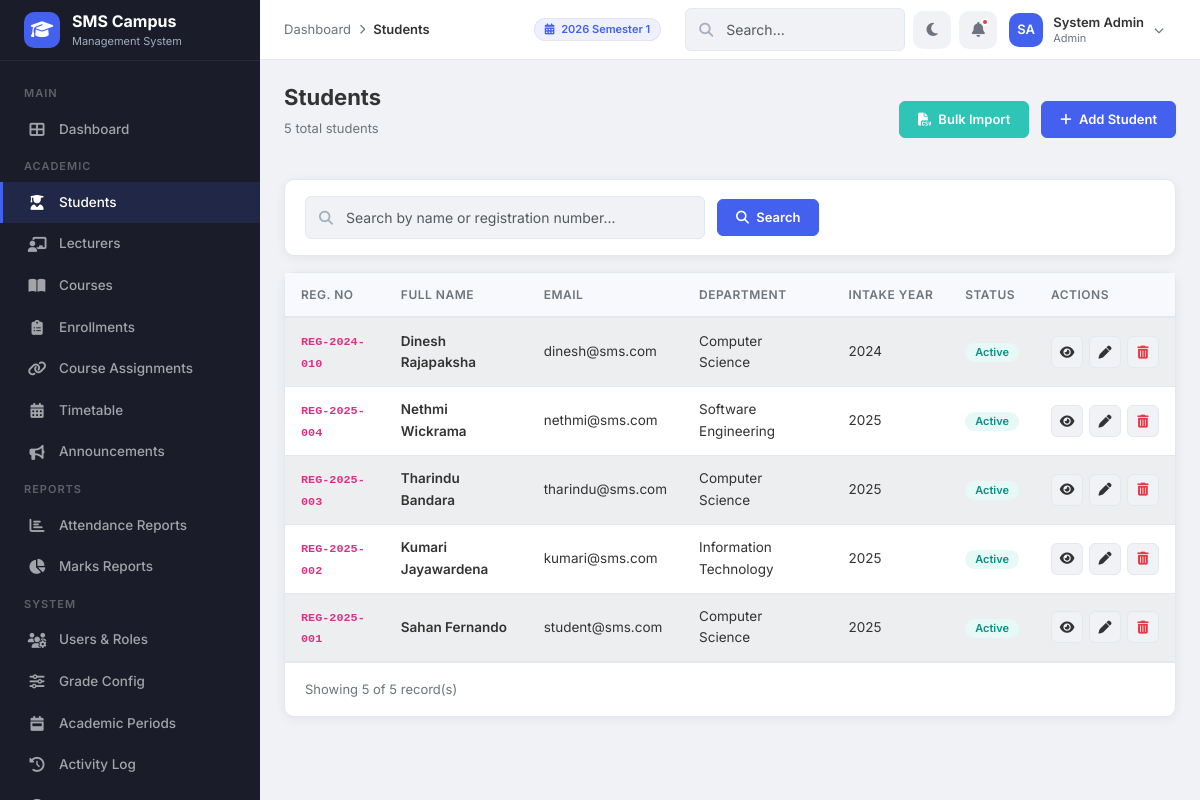
/modules/students/index.php (signed in), run on the app's committed database.
### tables this page shows
CREATE TABLE IF NOT EXISTS `academic_periods` (
    `period_id`  INT(11)      NOT NULL AUTO_INCREMENT,
    `name`       VARCHAR(100) NOT NULL,
    `start_date` DATE         NOT NULL,
    `end_date`   DATE         NOT NULL,
    `is_current` TINYINT(1)   NOT NULL DEFAULT 0,
    PRIMARY KEY (`period_id`)
);

CREATE TABLE IF NOT EXISTS `students` (
    `student_id`      INT(11)      NOT NULL AUTO_INCREMENT,
    `user_id`         INT(11)      NOT NULL,
    `registration_no` VARCHAR(50)  NOT NULL,
    `department`      VARCHAR(100) NOT NULL,
    `intake_year`     YEAR(4)      NOT NULL,
    `status`          ENUM('active','suspended','graduated') DEFAULT 'active',
    PRIMARY KEY (`student_id`),
    UNIQUE KEY `uk_students_reg` (`registration_no`),
    KEY `fk_students_user` (`user_id`),
    CONSTRAINT `fk_students_user` FOREIGN KEY (`user_id`) REFERENCES `users` (`id`) ON DELETE CASCADE
);

CREATE TABLE IF NOT EXISTS `users` (
    `id`         INT(11)      NOT NULL AUTO_INCREMENT,
    `full_name`  VARCHAR(100) NOT NULL,
    `email`      VARCHAR(100) NOT NULL,
    `password`   VARCHAR(255) NOT NULL,
    `role`       ENUM('admin','lecturer','student') NOT NULL DEFAULT 'student',
    `created_at` TIMESTAMP    NOT NULL DEFAULT CURRENT_TIMESTAMP,
    PRIMARY KEY (`id`),
    UNIQUE KEY `uk_users_email` (`email`)
);

### includes/helpers.php (called while the page is built, shortened)
<?php
function e($value) {
    return htmlspecialchars($value ?? '', ENT_QUOTES, 'UTF-8');
}
function paginate($pdo, $sql, $params = [], $page = 1, $perPage = 15) {
    $page = max(1, (int)$page);
    $countSql = "SELECT COUNT(*) FROM (" . $sql . ") as count_tbl";
    $stmt = $pdo->prepare($countSql);
    $stmt->execute($params);
    $total = (int)$stmt->fetchColumn();
    $pages = max(1, ceil($total / $perPage));
    $page  = min($page, $pages);
    $offset = ($page - 1) * $perPage;
    $stmt = $pdo->prepare($sql . " LIMIT $perPage OFFSET $offset");
    $stmt->execute($params);
    $items = $stmt->fetchAll();
    return [
        'items'   => $items,
        'total'   => $total,
        'pages'   => $pages,
        'page'    => $page,
        'perPage' => $perPage
    ];
}
?>

### modules/students/index.php (the view, shortened to what this page needs)
<?php
require_once '../../includes/helpers.php';
require_once '../../config/db.php';
$search = isset($_GET['search']) ? trim($_GET['search']) : '';
$page = isset($_GET['page']) ? (int)$_GET['page'] : 1;
$perPage = 10;
$params = [];
if (!empty($search)) {
    $sql = "SELECT s.student_id, s.registration_no, s.department, s.intake_year, s.status,
                   u.id as user_id, u.full_name, u.email
            FROM students s JOIN users u ON s.user_id = u.id
            WHERE u.full_name LIKE ? OR s.registration_no LIKE ?
            ORDER BY s.student_id DESC";
    $params = ["%$search%", "%$search%"];
} else {
    $sql = "SELECT s.student_id, s.registration_no, s.department, s.intake_year, s.status,
                   u.id as user_id, u.full_name, u.email
            FROM students s JOIN users u ON s.user_id = u.id
            ORDER BY s.student_id DESC";
}
$paginated = paginate($pdo, $sql, $params, $page, $perPage);
$students = $paginated['items'];
$totalRecords = $paginated['total'];
$breadcrumbs = [
    ['label' => 'Dashboard', 'url' => '../../dashboards/admin_dashboard.php'],
    ['label' => 'Students']
];
require_once '../../includes/header.php';
?>
<div class="page-header">
    <div>
        <h1>Students</h1>
        <p><?php echo $totalRecords; ?> total students<?php echo !empty($search) ? ' matching "' . htmlspecialchars($search) . '"' : ''; ?></p>
    </div>
    <div>
        <a href="import.php" class="btn btn-success me-2">
            <i class="fas fa-file-csv me-1"></i> Bulk Import
        </a>
        <a href="create.php" class="btn btn-primary">
            <i class="fas fa-plus me-1"></i> Add Student
        </a>
    </div>
</div>
<div class="card mb-3">
    <div class="card-body py-3">
        <form method="GET" action="" class="filter-bar mb-0">
            <div class="search-box" style="max-width:400px;">
                <i class="fas fa-search"></i>
                <input type="text" name="search" class="form-control"
                       placeholder="Search by name or registration number..."
                       value="<?php echo htmlspecialchars($search); ?>">
            </div>
            <button type="submit" class="btn btn-primary">
                <i class="fas fa-search me-1"></i> Search
            </button>
        </form>
    </div>
</div>
<div class="card table-card">
    <div class="table-responsive">
        <table class="table table-striped table-hover mb-0">
            <thead>
                <tr>
                    <th>Reg. No</th>
                    <th>Full Name</th>
                    <th>Email</th>
                    <th>Department</th>
                    <th>Intake Year</th>
                    <th>Status</th>
                    <th>Actions</th>
                </tr>
            </thead>
            <tbody>
                <?php if (count($students) > 0): ?>
                    <?php foreach ($students as $student): ?>
                        <tr>
                            <td><code class="fw-600"><?php echo e($student['registration_no']); ?></code></td>
                            <td class="fw-600"><?php echo e($student['full_name']); ?></td>
                            <td><?php echo e($student['email']); ?></td>
                            <td><?php echo e($student['department']); ?></td>
                            <td><?php echo e($student['intake_year']); ?></td>
                            <td>
                                <span class="badge badge-<?php echo e($student['status']); ?>">
                                    <?php echo ucfirst(e($student['status'])); ?>
                                </span>
                            </td>
                            <td>
                                <div class="action-btns">
                                    <a href="view.php?student_id=<?php echo $student['student_id']; ?>"
                                       class="btn btn-sm btn-light" title="View">
                                        <i class="fas fa-eye"></i>
                                    </a>
                                    <a href="edit.php?student_id=<?php echo $student['student_id']; ?>"
                                       class="btn btn-sm btn-light" title="Edit">
                                        <i class="fas fa-pen"></i>
                                    </a>
                                    <form method="POST" action="delete.php" class="delete-form d-inline">
                                        <button type="submit" class="btn btn-sm btn-light text-danger" title="Delete">
                                            <i class="fas fa-trash-alt"></i>
                                        </button>
                                    </form>
                                </div>
                            </td>
                        </tr>
                    <?php endforeach; ?>
                <?php endif; ?>
            </tbody>
        </table>
    </div>
    <?php if ($totalRecords > 0): ?>
    <div class="pagination-wrapper">
        <span>Showing <?php echo count($students); ?> of <?php echo $totalRecords; ?> record(s)</span>
    </div>
    <?php endif; ?>
</div>
<?php require_once '../../includes/footer.php'; ?>

### includes/header.php (shortened to what this page needs)
<?php
if (!isset($hideSearch))   $hideSearch  = false;
if (!isset($isLoginPage)) $isLoginPage = false;
$_scriptPath = $_SERVER['SCRIPT_NAME'];
if (strpos($_scriptPath, '/dashboards/') !== false) {
    $assetBase = '../assets/';
} elseif (strpos($_scriptPath, '/modules/') !== false) {
    $assetBase = '../../assets/';
} else {
    $assetBase = 'assets/';
}
if (strpos($_scriptPath, '/dashboards/') !== false) {
    $includeBase = '../includes/';
} elseif (strpos($_scriptPath, '/modules/') !== false) {
    $includeBase = '../../includes/';
} else {
    $includeBase = 'includes/';
}
$userName   = $_SESSION['full_name'] ?? 'User';
$userRole   = $_SESSION['role'] ?? 'guest';
$nameParts  = explode(' ', $userName);
$_initials  = strtoupper(substr($nameParts[0], 0, 1));
if (count($nameParts) > 1) {
    $_initials .= strtoupper(substr(end($nameParts), 0, 1));
}
?>
<!DOCTYPE html>
<html lang="en">
<head>
    <link href="https://cdn.jsdelivr.net/npm/bootstrap@5.3.3/dist/css/bootstrap.min.css" rel="stylesheet">
    <link href="https://cdnjs.cloudflare.com/ajax/libs/font-awesome/6.5.1/css/all.min.css" rel="stylesheet">
    <link href="<?php echo $assetBase; ?>css/style.css" rel="stylesheet">
</head>
<body class="<?php echo $isLoginPage ? 'login-body' : ''; ?>">
<?php if (!$isLoginPage): ?>
    <?php require_once $includeBase . 'sidebar.php'; ?>
    <header class="topbar">
        <div class="topbar-left">
            <?php if (!empty($breadcrumbs)): ?>
            <div class="breadcrumb-nav">
                <?php foreach ($breadcrumbs as $i => $crumb): ?>
                    <?php if ($i > 0): ?><span class="separator"><i class="fas fa-chevron-right"></i></span><?php endif; ?>
                    <?php if (isset($crumb['url'])): ?>
                        <a href="<?php echo $crumb['url']; ?>"><?php echo htmlspecialchars($crumb['label']); ?></a>
                    <?php else: ?>
                        <span class="current"><?php echo htmlspecialchars($crumb['label']); ?></span>
                    <?php endif; ?>
                <?php endforeach; ?>
            </div>
            <?php endif; ?>
        </div>
        <div class="topbar-right">
            <div class="d-none d-md-flex align-items-center me-3" style="font-size: 13px;">
                <?php
                $currentPeriodName = 'No Active Period';
                if (isset($pdo)) {
                    try {
                        $cpStmt = $pdo->query("SELECT name FROM academic_periods WHERE is_current = 1 LIMIT 1");
                        if ($cp = $cpStmt->fetch()) {
                            $currentPeriodName = $cp['name'];
                        }
                    } catch (PDOException $e) {}
                }
                ?>
                <span class="badge" style="background:var(--primary-light); color:var(--primary); padding: 5px 10px; border: 1px solid rgba(0,0,0,0.05);"><i class="fas fa-calendar-alt me-1"></i> <?php echo htmlspecialchars($currentPeriodName); ?></span>
            </div>
            <?php if (!$hideSearch): ?>
            <div class="search-box d-none d-md-block" style="width:220px;">
                <i class="fas fa-search"></i>
                <input type="text" class="form-control form-control-sm" placeholder="Search...">
            </div>
            <?php endif; ?>
            <button class="topbar-icon-btn" id="darkModeToggle" title="Toggle Dark Mode">
                <i class="fas fa-moon"></i>
            </button>
            <button class="topbar-icon-btn" title="Notifications">
                <i class="fas fa-bell"></i>
                <span class="notification-dot"></span>
            </button>
            <div class="dropdown">
                <div class="user-dropdown" data-bs-toggle="dropdown" aria-expanded="false">
                    <div class="avatar-sm"><?php echo $_initials; ?></div>
                    <div class="user-meta d-none d-sm-block">
                        <div class="name"><?php echo htmlspecialchars($userName); ?></div>
                        <div class="role"><?php echo ucfirst($userRole); ?></div>
                    </div>
                    <i class="fas fa-chevron-down" style="font-size:10px; color:var(--text-muted);"></i>
                </div>
            </div>
        </div>
    </header>
    <main class="main-content">
<?php endif; ?>

### data on the page
academic_periods: name "2026 Semester 1"
students: registration_no "REG-2024-010", user.full_name "Dinesh Rajapaksha", user.email "dinesh@sms.com", department "Computer Science", intake_year "2024", status "Active"
students: registration_no "REG-2025-004", user.full_name "Nethmi Wickrama", user.email "nethmi@sms.com", department "Software Engineering", intake_year "2025", status "Active"
students: registration_no "REG-2025-003", user.full_name "Tharindu Bandara", user.email "tharindu@sms.com", department "Computer Science", intake_year "2025", status "Active"
students: registration_no "REG-2025-002", user.full_name "Kumari Jayawardena", user.email "kumari@sms.com", department "Information Technology", intake_year "2025", status "Active"
students: registration_no "REG-2025-001", user.full_name "Sahan Fernando", user.email "student@sms.com", department "Computer Science", intake_year "2025", status "Active"

### other printed values
$crumb['label'] "Dashboard"
$crumb['label'] "Students"
$_initials "SA"
$userName "System Admin"
$userRole "Admin"
$totalRecords "5"
count($students) "5"
